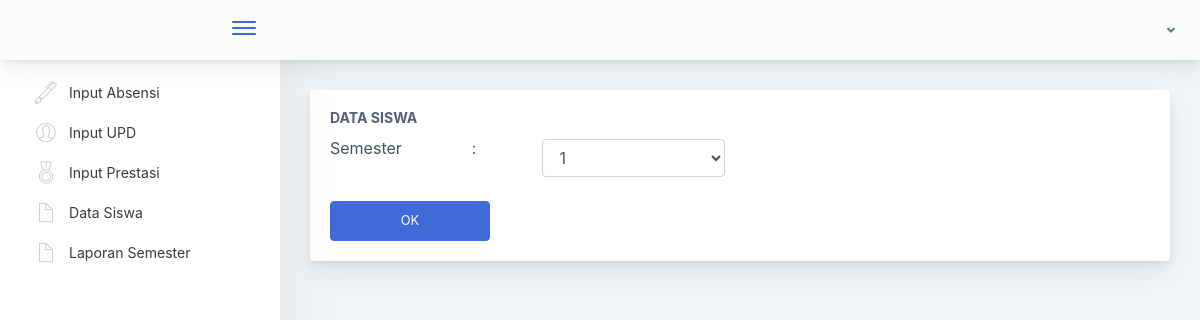
The page /ps/detailabsen/23030001 on the database as committed earlier.
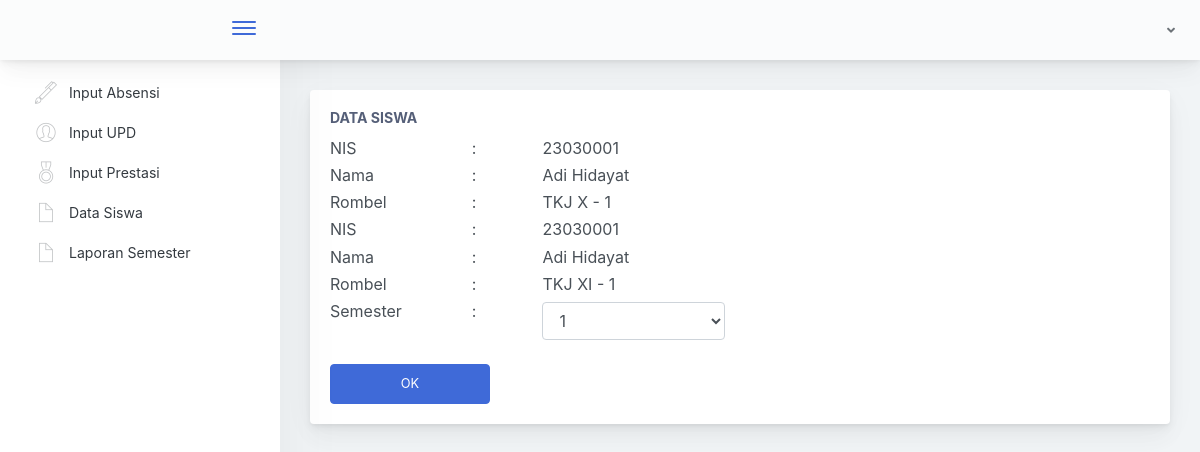
The same page on the database as committed later.
### tables this page shows
CREATE TABLE `tb_siswa` (
  `nis` int NOT NULL,
  `nama` varchar(50) NOT NULL,
  `username` varchar(50) NOT NULL,
  `password` varchar(250) NOT NULL,
  `token` varchar(255) DEFAULT NULL
);

CREATE TABLE `tb_siswa_kelas` (
  `id_siswa_kelas` int NOT NULL,
  `nis` int NOT NULL,
  `id_rombel` int NOT NULL,
  `tahun_ajaran` varchar(55) NOT NULL
);

CREATE TABLE `tb_rombel` (
  `id_rombel` int NOT NULL,
  `rombel` varchar(50) NOT NULL
);

### application/controllers/Ps.php (called while the page is built, shortened)
<?php
class Ps extends CI_Controller {
  public function __construct()
  {
    $this->load->model('M_Nilai');
    $this->load->model('AbsenModel');
    $this->load->library('form_validation');
  }
  public function detailabsen($id = NULL)
    {
      $data['semester'] = $this->M_Nilai->get_data('tb_semester')->result();
      $this->db->where('nis', $id);
      $data['content'] = $this->db->query("SELECT * FROM tb_siswa,tb_siswa_kelas,tb_rombel WHERE tb_siswa_kelas.id_rombel = tb_rombel.id_rombel  and tb_siswa.nis = $id and tb_siswa_kelas.nis = tb_siswa.nis");
      $this->load->view('ps/detailabsen', $data);
    }
}

### index.php (called while the page is built, shortened)
<?php
require_once BASEPATH.'core/CodeIgniter.php';

### application/views/ps/detailabsen.php (the view, shortened to what the changed rows need)
<!doctype html>
<html lang="en">
<head>
</head>
<body>
        <div class="app-main">
                <div class="app-main__outer">
                    <div class="app-main__inner">
                     <div class="row">
                            <div class="col-lg-12">
                                <div class="main-card mb-3 card">
                                    <div class="card-body"><h5 class="card-title">Data Siswa</h5>
                                        <?php foreach ($content->result() as $key): ?>
                                        <form method="post" action="<?php echo base_url(); ?>ps/data_detailabsen/<?php echo $key->nis ?>">
                                           <div class="row">
                                               <div class="col-md-2">
                                                   <h6>NIS</h6>
                                               </div>
                                               <div class="col-md-1">
                                                   <h6>:</h6>
                                               </div>
                                               <div class="col-md-2">
                                                   <h6>
                                                       <?php echo $key->nis ?>
                                                   </h6>
                                               </div>
                                           </div>
                                            <div class="row">
                                               <div class="col-md-2">
                                                   <h6>Nama</h6>
                                               </div>
                                               <div class="col-md-1">
                                                   <h6>:</h6>
                                               </div>
                                               <div class="col-md-4">
                                                   <h6>
                                                       <?php echo $key->nama ?>
                                                   </h6>
                                               </div>
                                           </div>
                                            <div class="row">
                                               <div class="col-md-2">
                                                   <h6>Rombel</h6>
                                               </div>
                                               <div class="col-md-1">
                                                   <h6>:</h6>
                                               </div>
                                               <div class="col-md-2">
                                                   <h6>
                                                       <?php echo $key->rombel ?>
                                                   </h6>
                                               </div>
                                           </div>
                                        <?php endforeach ?>
                                        </form>
                                    </div>
                                </div>
                            </div>
                        </div>
                    </div>
        </div>
    </div>
<script type="text/javascript" src="<?php echo base_url('assets/scripts/main.js') ?>"></script></body>
</html>

Rows that differ between the two databases and show on the page:
now on this page (row edited): tb_siswa: tb_siswa_kelas.nis "23030001", nama "Adi Hidayat", tb_rombel.rombel "TKJ X - 1", tb_rombel.rombel "TKJ XI - 1"
